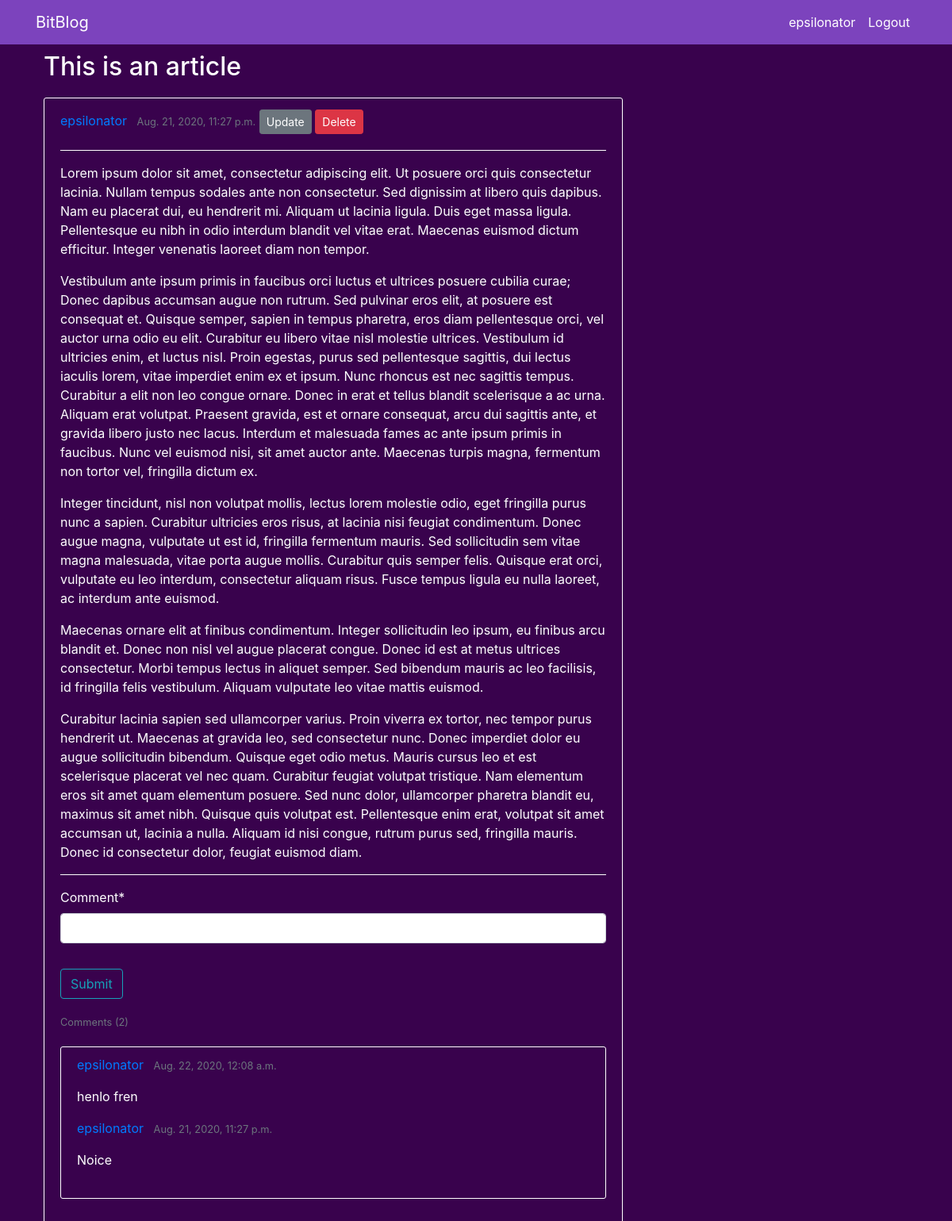
The app's page /post/1/ (signed in) with its own data.
### blog/models.py (models this page shows, shortened)
class BlogPost(models.Model):
	title = models.CharField(max_length = 50)
	content = models.TextField()
	post_date = models.DateTimeField(default = timezone.now)
	author = models.ForeignKey(User, on_delete = models.CASCADE)
	votes = models.IntegerField(default = 0)

class BlogComment(models.Model):
	comment = models.TextField()
	comment_date = models.DateTimeField(default = timezone.now)
	author = models.ForeignKey(User, on_delete = models.CASCADE)
	votes = models.IntegerField(default = 0)
	parent_post = models.ForeignKey(BlogPost, on_delete = models.CASCADE)

### blog/views.py (the view)
# urls.py: path('post/<int:pk>/', show_post, name = 'post'),
def show_post(request, pk):
	post = BlogPost.objects.filter(id = pk).first()
	comments = post.blogcomment_set.order_by('-comment_date')
	if request.method == 'POST':
		comment_form = CommentForm(request.POST)
		if comment_form.is_valid():
			post = BlogPost.objects.filter(id = pk).first()
			user = request.user
			comment = comment_form.cleaned_data.get('comment')
			comm_obj = BlogComment(
				comment = comment,
				author = user,
				parent_post = post
			)
			comm_obj.save()
		return redirect('post', pk = pk)
	else:
		comment_form = CommentForm()
	return render(request, 'blog/post.html', context = {
		'post' : post,
		'comments' : comments,
		'comment_form' : comment_form,
		'current_user' : request.user
	})

### blog/forms.py
class CommentForm(forms.ModelForm):
	comment = forms.CharField()
	class Meta:
		model = BlogComment
		fields = ['comment']

### blog/templates/blog/post.html (shortened to what this page needs)
{% extends 'blog/base.html' %}
{% load crispy_forms_tags %}
{% block content %}
	<h2>{{ post.title }}</h2>
	<article class="media content-section">
		<div class="media-body">
			<div class="article-metadata">
				<a class="mr-2" href="{% url 'profile' post.author.username %}">{{ post.author }}</a>
				<small class="text-muted">{{ post.post_date }}</small>
				{% if post.author == user %}
					<a href="{% url 'post-update' post.id %}" class="btn btn-secondary btn-sm mt-1 mb-1">Update</a>
					<a href="{% url 'post-delete' post.id %}" class="btn btn-danger btn-sm mt-1 mb-1">Delete</a>
				{% endif %}
			</div>
			<hr>
			<p class="article-content">{{ post.content | linebreaks }}</p>
			<hr>
			{% if user.is_authenticated %}
				<form method = "POST">
					<fieldset class = "form-group">
						{{ comment_form | crispy }}
					</fieldset>
					<div class="form-group">
						<button type="submit" class="btn btn-outline-info">Submit</button>
					</div>
				</form>
			{% endif %}
			<small class="text-muted">Comments ({{ post.blogcomment_set.count }})</small>
			{% if comments %}
			<div class="content-section">
				{% for comment in comments %}
					<div class="article-metadata">
						<a class="mr-2" href="">{{ comment.author }}</a>
						<small class="text-muted">{{ comment.comment_date }}</small>
					</div>
				<p class="article-content">{{ comment.comment | linebreaks }}</p>
				{% endfor %}
			</div>
			{% endif %}
		</div>
	</article>
{% endblock %}

### blog/templates/blog/base.html (shortened to what this page needs)
{% load static %}
<!DOCTYPE html>
<html>
<head>
	<link rel="stylesheet" href="https://stackpath.bootstrapcdn.com/bootstrap/4.3.1/css/bootstrap.min.css">
	<link rel="stylesheet" href="{% static 'blog/main.css' %}">
	<header class="site-header">
	 	<nav class="navbar navbar-expand-md navbar-dark bg-steel fixed-top">
	    	<div class="container">
	      		<a class="navbar-brand mr-4" href="/">BitBlog</a>
	      		<div class="collapse navbar-collapse" id="navbarToggle">
	        		{% if user.is_authenticated %}
		        		<div class="navbar-nav">
		          			<a class="nav-item nav-link" href="{% url 'profile' user.username %}">{{ user.username }}</a>
		          			<a class="nav-item nav-link" href="{% url 'logout' %}">Logout</a>
		        		</div>
	        		{% else %}
		        		<div class="navbar-nav">
		          			<a class="nav-item nav-link" href="{% url 'login' %}">Login</a>
		          			<a class="nav-item nav-link" href="{% url 'register' %}">Register</a>
		        		</div>
	        		{% endif %}
	      		</div>
	    	</div>
	  	</nav>
	</header>
</head>
<body>
	<main role = "main" class = "container">
		<div class="row">
			<div class="col-md-8">
				{% block content %}
				{% endblock %}
			</div>
			<div class="col-md-4">
			</div>
		</div>
	</main>
</body>
</html>

### blog/static/blog/main.css (style rules this page uses)
body { background-color: #39024d; color: #FFFFFF; margin-left: 20px; padding-top: 65px; }
.bg-steel { background-color: #7c43bd; }
.site-header .navbar-nav .nav-link { color: #ffffff; }
.content-section { padding: 10px 20px 20px 20px; margin-top: 20px; margin-bottom: 20px; border: 1px solid #ffffff; border-radius: 3px; }
.article-content { word-wrap: break-word; }
hr { border-color: #ffffff; }

### records on screen
BlogPost: title "This is an article", author "epsilonator", post_date "Aug. 21, 2020, 11:27 p.m.", content "Lorem ipsum dolor sit amet, consectetur adipiscing elit. Ut posuere orci quis consectetur lacinia. Nullam tempus sodales ante non consectetur. Sed dignissim at libero quis dapibus. Nam eu placerat dui, eu hendrerit mi. Aliquam ut lacinia ligula. Duis eget massa ligula. Pellentesque eu nibh in odio interdum blandit vel vitae erat. Maecenas euismod dictum efficitur. Integer venenatis laoreet diam non tempor. Vestibulum ante ipsum primis in faucibus orci luctus et ultrices posuere cubilia curae; Donec dapibus accumsan augue non rutrum. Sed pulvinar eros elit, at posuere est consequat et. Quisque semper, sapien in tempus pharetra, eros diam pellentesque orci, vel auctor urna odio eu elit.…", blogcomment_set.count "2"
BlogComment: author "epsilonator", comment_date "Aug. 22, 2020, 12:08 a.m.", comment "henlo fren"
BlogComment: author "epsilonator", comment_date "Aug. 21, 2020, 11:27 p.m.", comment "Noice"

### other values on screen
{{ user.username }} "epsilonator"
